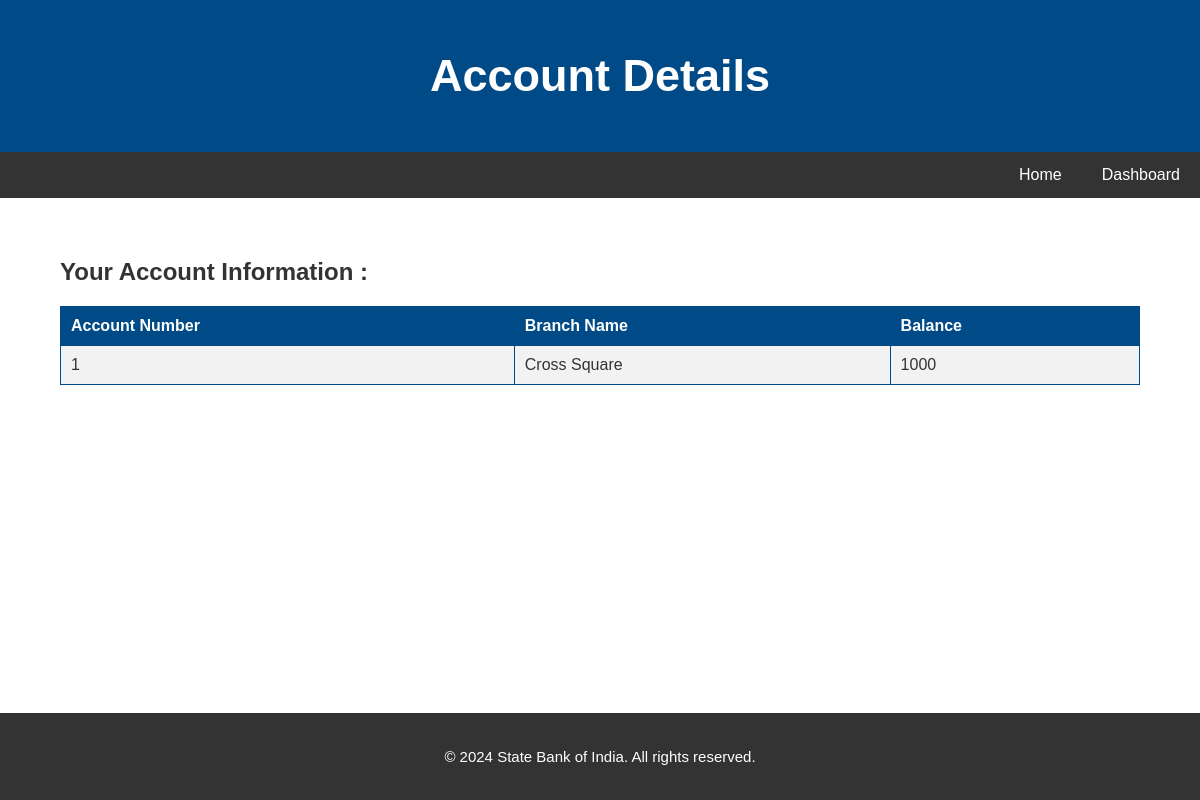
The app's page /view_account_details.php (signed in) with its own data.
### tables this page shows
CREATE TABLE `account` (
  `account_number` int(8) NOT NULL,
  `branch_name` varchar(15) NOT NULL,
  `balance` int(8) NOT NULL,
  `DATE` date NOT NULL
);

### view_account_details.php (the view, shortened to what this page needs)
<?php
include 'conn.php';
$username = $_SESSION['userid'];
$sql = "
    SELECT a.account_number, a.branch_name, a.balance
    FROM account a
    JOIN depositer d ON a.account_number = d.account_number
    WHERE d.customer_name = ?
";
$stmt = $conn->prepare($sql);
$stmt->bind_param('s', $username);
$stmt->execute();
$result = $stmt->get_result();
?>
<!DOCTYPE html>
<html lang="en">
<head>
</head>
<body>
    <header class="header">
        <h1 style="font-size: 45px;">Account Details</h1>
    </header>
    <nav class="nav">
        <ul>
            <li><a href="https://localhost/dbms/bank2.html">Home</a></li>
            <li><a href="https://localhost/dbms/dashboard.php">Dashboard</a></li>
        </ul>
    </nav>
    <div class="container">
        <h2>Your Account Information :</h2>
        <?php if ($result->num_rows > 0): ?>
            <table>
                <tr>
                    <th>Account Number</th>
                    <th>Branch Name</th>
                    <th>Balance</th>
                </tr>
                <?php while ($account = $result->fetch_assoc()): ?>
                <tr>
                    <td><?php echo htmlspecialchars($account['account_number']); ?></td>
                    <td><?php echo htmlspecialchars($account['branch_name']); ?></td>
                    <td><?php echo htmlspecialchars($account['balance']); ?></td>
                </tr>
                <?php endwhile; ?>
            </table>
        <?php else: ?>
            <p><b>No account details found.</b></p>
            <p><b>Please check if you have opened an account.</b></p>
            <p><b>If you haven't opened an account yet, go back to the dashboard and click on open account in the Navigation Menu.</b></p>
        <?php endif; ?>
    </div>
    <br>
<br>
<br>
<br>
<br>
<br>
<br>
<br>
<br>
<br>
<br>
<br>
<br>
<br>
<br>
<br>
    <footer class="footer">
        <p>© 2024 State Bank of India. All rights reserved.</p>
    </footer>
</body>
</html>

### view_account_details.php (style rules this page uses)
body { font-family: 'Arial', sans-serif; margin: 0; padding: 0; color: #333; }
.header, .footer { background-color: #004B87; color: #fff; text-align: center; padding: 20px; }
.nav { background-color: #333; overflow: hidden; }
.nav ul { list-style-type: none; margin: 0; padding: 0; display: flex; justify-content: flex-end; }
.nav ul li { padding: 14px 20px; }
.nav ul li a { color: white; text-align: center; text-decoration: none; display: block; }
.container { padding: 40px 5%; }
table { width: 100%; border-collapse: collapse; margin-top: 20px; }
th, td { border: 1px solid #004B87; padding: 10px; text-align: left; }
th { background-color: #004B87; color: white; }
tr:nth-child(even) { background-color: #f2f2f2; }
.footer { padding: 20px; background-color: #333; color: white; text-align: center; font-size: 15px; }

### records on screen
account: account_number "1", branch_name "Cross Square", balance "1000"
